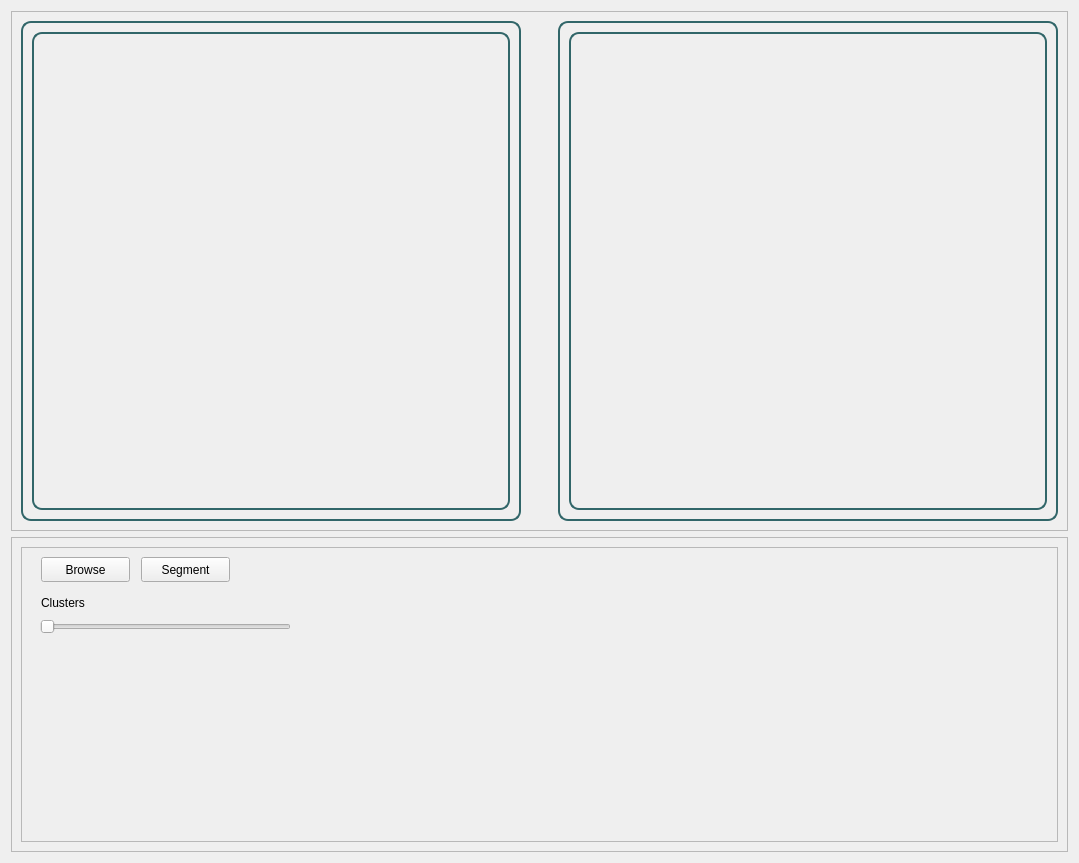
<?xml version="1.0" encoding="UTF-8"?>
<ui version="4.0">
 <class>AgglomerativeWidget</class>
 <widget class="QWidget" name="AgglomerativeWidget">
  <property name="geometry">
   <rect>
    <x>0</x>
    <y>0</y>
    <width>1003</width>
    <height>863</height>
   </rect>
  </property>
  <property name="windowTitle">
   <string>Form</string>
  </property>
  <layout class="QVBoxLayout" name="verticalLayout_7">
   <item>
    <widget class="QFrame" name="frame_11">
     <property name="frameShape">
      <enum>QFrame::StyledPanel</enum>
     </property>
     <property name="frameShadow">
      <enum>QFrame::Raised</enum>
     </property>
     <layout class="QHBoxLayout" name="horizontalLayout_5">
      <item>
       <widget class="QFrame" name="frame_12">
        <property name="minimumSize">
         <size>
          <width>500</width>
          <height>500</height>
         </size>
        </property>
        <property name="maximumSize">
         <size>
          <width>500</width>
          <height>500</height>
         </size>
        </property>
        <property name="styleSheet">
         <string notr="true">
           border: 2px solid #316669;
          border-radius: 10px;
      </string>
        </property>
        <property name="frameShape">
         <enum>QFrame::StyledPanel</enum>
        </property>
        <property name="frameShadow">
         <enum>QFrame::Raised</enum>
        </property>
        <layout class="QVBoxLayout" name="verticalLayout_5">
         <item>
          <widget class="QLabel" name="originalImage_2">
           <property name="text">
            <string/>
           </property>
          </widget>
         </item>
        </layout>
       </widget>
      </item>
      <item>
       <spacer name="horizontalSpacer_4">
        <property name="orientation">
         <enum>Qt::Horizontal</enum>
        </property>
        <property name="sizeType">
         <enum>QSizePolicy::Minimum</enum>
        </property>
        <property name="sizeHint" stdset="0">
         <size>
          <width>31</width>
          <height>20</height>
         </size>
        </property>
       </spacer>
      </item>
      <item>
       <widget class="QFrame" name="frame_13">
        <property name="minimumSize">
         <size>
          <width>500</width>
          <height>500</height>
         </size>
        </property>
        <property name="maximumSize">
         <size>
          <width>500</width>
          <height>500</height>
         </size>
        </property>
        <property name="styleSheet">
         <string notr="true">
           border: 2px solid  #316669;
          border-radius: 10px;
      </string>
        </property>
        <property name="frameShape">
         <enum>QFrame::StyledPanel</enum>
        </property>
        <property name="frameShadow">
         <enum>QFrame::Raised</enum>
        </property>
        <layout class="QVBoxLayout" name="verticalLayout_6">
         <item>
          <widget class="QLabel" name="processedImage_2">
           <property name="text">
            <string/>
           </property>
          </widget>
         </item>
        </layout>
       </widget>
      </item>
     </layout>
    </widget>
   </item>
   <item>
    <widget class="QFrame" name="frame_6">
     <property name="frameShape">
      <enum>QFrame::StyledPanel</enum>
     </property>
     <property name="frameShadow">
      <enum>QFrame::Raised</enum>
     </property>
     <layout class="QHBoxLayout" name="horizontalLayout_3">
      <item>
       <widget class="QFrame" name="frame_10">
        <property name="frameShape">
         <enum>QFrame::StyledPanel</enum>
        </property>
        <property name="frameShadow">
         <enum>QFrame::Raised</enum>
        </property>
        <widget class="QSlider" name="kCluserSlider">
         <property name="geometry">
          <rect>
           <x>19</x>
           <y>70</y>
           <width>251</width>
           <height>20</height>
          </rect>
         </property>
         <property name="orientation">
          <enum>Qt::Horizontal</enum>
         </property>
        </widget>
        <widget class="QLabel" name="label_4">
         <property name="geometry">
          <rect>
           <x>20</x>
           <y>40</y>
           <width>61</width>
           <height>31</height>
          </rect>
         </property>
         <property name="text">
          <string>Clusters</string>
         </property>
        </widget>
        <widget class="QPushButton" name="browseBtn_2">
         <property name="geometry">
          <rect>
           <x>20</x>
           <y>10</y>
           <width>89</width>
           <height>25</height>
          </rect>
         </property>
         <property name="text">
          <string>Browse</string>
         </property>
        </widget>
        <widget class="QPushButton" name="segmentBtn">
         <property name="geometry">
          <rect>
           <x>120</x>
           <y>10</y>
           <width>89</width>
           <height>25</height>
          </rect>
         </property>
         <property name="text">
          <string>Segment</string>
         </property>
        </widget>
       </widget>
      </item>
     </layout>
    </widget>
   </item>
  </layout>
 </widget>
 <resources/>
 <connections/>
</ui>
